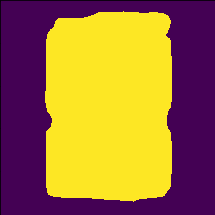
#> input picture OpenCV/test_image.png, 215 x 215 px, given in place of the camera
$ python object_detection_hsv.py
#> lines starting #> are read from the running program, lines starting #| are printed output that depends on the picture; after the words box and inside, x2 and y2 are one past the last pixel; in counts of white or black regions, pixels touching at a corner belong together
import cv2
import numpy as np

def nothing(x):
    pass

#cap = cv2.VideoCapture(1)       #Turn this on, if you need video as input

cap = cv2.VideoCapture(2, cv2.CAP_V4L)
cap.set(cv2.CAP_PROP_FRAME_WIDTH, 720)
cap.set(cv2.CAP_PROP_FRAME_HEIGHT, 480)

#image = cv2.imread("crop_row_263.JPG")       #Turn this on, if you need image as input


cv2.namedWindow("Trackbars")

cv2.createTrackbar("L ? H", "Trackbars", 0, 255, nothing)
#> slider 'L ? H' is set to 51
cv2.createTrackbar("L ? S", "Trackbars", 0, 255, nothing)
#> slider 'L ? S' is set to 51
cv2.createTrackbar("L ? V", "Trackbars", 0, 255, nothing)
#> slider 'L ? V' is set to 51
cv2.createTrackbar("U ? H", "Trackbars", 179, 255, nothing)
cv2.createTrackbar("U ? S", "Trackbars", 255, 255, nothing)
cv2.createTrackbar("U ? V", "Trackbars", 255, 255, nothing)

while True:
    _, frame = cap.read()    #Turn this on, if you need video as input
#> frame is the input picture: shape (215, 215, 3); mean B, G, R 59.8, 114.1, 158.4
    #frame = image        #Turn this on, if you need image as input
    hsv = cv2.cvtColor(frame, cv2.COLOR_BGR2HSV)
#> hsv: shape (215, 215, 3); mean H, S, V 86.5, 235.8, 166.5

    l_h = cv2.getTrackbarPos("L ? H", "Trackbars")
    l_s = cv2.getTrackbarPos("L ? S", "Trackbars")
    l_v = cv2.getTrackbarPos("L ? V", "Trackbars")
    u_h = cv2.getTrackbarPos("U ? H", "Trackbars")
    u_s = cv2.getTrackbarPos("U ? S", "Trackbars")
    u_v = cv2.getTrackbarPos("U ? V", "Trackbars")

    lower_blue = np.array([l_h, l_s, l_v])
    upper_blue = np.array([u_h, u_s, u_v])
    mask = cv2.inRange(hsv, lower_blue, upper_blue)
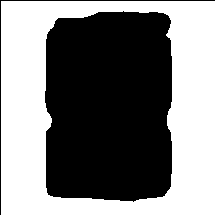
#> mask: shape (215, 215); 49.9% white; 1 white region, box (x1, y1, x2, y2) and area: (1, 1, 215, 215) 23073

    result = cv2.bitwise_and(frame, frame, mask=mask)
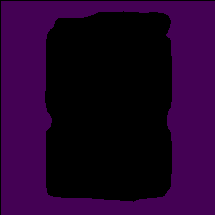
#> result: shape (215, 215, 3); mean B, G, R 41.9, 0.5, 33.9

    cv2.imshow("frame", frame)
    cv2.imshow("mask", mask)
    cv2.imshow("result", result)

    key = cv2.waitKey(1)
#> (key Esc is pressed here)

    if key == 27:
        break

cap.release()
cv2.destroyAllWindows()
